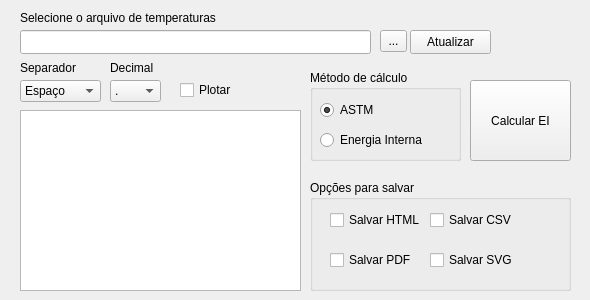
<?xml version="1.0" encoding="UTF-8"?>
<ui version="4.0">
 <class>MainWindow</class>
 <widget class="QMainWindow" name="MainWindow">
  <property name="geometry">
   <rect>
    <x>0</x>
    <y>0</y>
    <width>590</width>
    <height>300</height>
   </rect>
  </property>
  <property name="minimumSize">
   <size>
    <width>590</width>
    <height>300</height>
   </size>
  </property>
  <property name="maximumSize">
   <size>
    <width>590</width>
    <height>300</height>
   </size>
  </property>
  <property name="windowTitle">
   <string>Calcular EI</string>
  </property>
  <widget class="QWidget" name="centralwidget">
   <property name="sizePolicy">
    <sizepolicy hsizetype="Fixed" vsizetype="Fixed">
     <horstretch>0</horstretch>
     <verstretch>0</verstretch>
    </sizepolicy>
   </property>
   <widget class="QLabel" name="label">
    <property name="geometry">
     <rect>
      <x>20</x>
      <y>10</y>
      <width>589</width>
      <height>16</height>
     </rect>
    </property>
    <property name="text">
     <string>Selecione o arquivo de temperaturas</string>
    </property>
   </widget>
   <widget class="QLineEdit" name="lineEdit">
    <property name="geometry">
     <rect>
      <x>20</x>
      <y>30</y>
      <width>351</width>
      <height>24</height>
     </rect>
    </property>
   </widget>
   <widget class="QToolButton" name="toolButton">
    <property name="geometry">
     <rect>
      <x>380</x>
      <y>30</y>
      <width>27</width>
      <height>22</height>
     </rect>
    </property>
    <property name="text">
     <string>...</string>
    </property>
   </widget>
   <widget class="QComboBox" name="comboBoxDecimal">
    <property name="geometry">
     <rect>
      <x>110</x>
      <y>80</y>
      <width>51</width>
      <height>22</height>
     </rect>
    </property>
    <item>
     <property name="text">
      <string>.</string>
     </property>
    </item>
    <item>
     <property name="text">
      <string>,</string>
     </property>
    </item>
   </widget>
   <widget class="QLabel" name="label_4">
    <property name="geometry">
     <rect>
      <x>110</x>
      <y>60</y>
      <width>81</width>
      <height>16</height>
     </rect>
    </property>
    <property name="text">
     <string>Decimal</string>
    </property>
   </widget>
   <widget class="QLabel" name="label_3">
    <property name="geometry">
     <rect>
      <x>20</x>
      <y>60</y>
      <width>71</width>
      <height>16</height>
     </rect>
    </property>
    <property name="text">
     <string>Separador</string>
    </property>
   </widget>
   <widget class="QComboBox" name="comboBoxSep">
    <property name="geometry">
     <rect>
      <x>20</x>
      <y>80</y>
      <width>81</width>
      <height>22</height>
     </rect>
    </property>
    <item>
     <property name="text">
      <string>Espaço</string>
     </property>
    </item>
    <item>
     <property name="text">
      <string>;</string>
     </property>
    </item>
    <item>
     <property name="text">
      <string>,</string>
     </property>
    </item>
   </widget>
   <widget class="QPushButton" name="btnCalcular">
    <property name="geometry">
     <rect>
      <x>470</x>
      <y>80</y>
      <width>101</width>
      <height>81</height>
     </rect>
    </property>
    <property name="text">
     <string>Calcular EI</string>
    </property>
   </widget>
   <widget class="QListWidget" name="listFiles">
    <property name="geometry">
     <rect>
      <x>20</x>
      <y>110</y>
      <width>281</width>
      <height>181</height>
     </rect>
    </property>
    <property name="selectionMode">
     <enum>QAbstractItemView::MultiSelection</enum>
    </property>
   </widget>
   <widget class="QPushButton" name="btnAtualizar">
    <property name="geometry">
     <rect>
      <x>410</x>
      <y>30</y>
      <width>81</width>
      <height>24</height>
     </rect>
    </property>
    <property name="text">
     <string>Atualizar</string>
    </property>
   </widget>
   <widget class="QGroupBox" name="groupBox">
    <property name="geometry">
     <rect>
      <x>310</x>
      <y>180</y>
      <width>261</width>
      <height>111</height>
     </rect>
    </property>
    <property name="title">
     <string>Opções para salvar</string>
    </property>
    <widget class="QCheckBox" name="checkBoxSVG">
     <property name="geometry">
      <rect>
       <x>120</x>
       <y>70</y>
       <width>111</width>
       <height>20</height>
      </rect>
     </property>
     <property name="text">
      <string>Salvar SVG</string>
     </property>
    </widget>
    <widget class="QCheckBox" name="checkBoxPDF">
     <property name="geometry">
      <rect>
       <x>20</x>
       <y>70</y>
       <width>111</width>
       <height>20</height>
      </rect>
     </property>
     <property name="text">
      <string>Salvar PDF</string>
     </property>
    </widget>
    <widget class="QCheckBox" name="checkBoxCSV">
     <property name="geometry">
      <rect>
       <x>120</x>
       <y>30</y>
       <width>111</width>
       <height>20</height>
      </rect>
     </property>
     <property name="text">
      <string>Salvar CSV</string>
     </property>
    </widget>
    <widget class="QCheckBox" name="checkBoxHTML">
     <property name="geometry">
      <rect>
       <x>20</x>
       <y>30</y>
       <width>111</width>
       <height>20</height>
      </rect>
     </property>
     <property name="text">
      <string>Salvar HTML</string>
     </property>
    </widget>
   </widget>
   <widget class="QGroupBox" name="groupBox_2">
    <property name="geometry">
     <rect>
      <x>310</x>
      <y>70</y>
      <width>151</width>
      <height>91</height>
     </rect>
    </property>
    <property name="title">
     <string>Método de cálculo</string>
    </property>
    <widget class="QRadioButton" name="radioButtonASTM">
     <property name="geometry">
      <rect>
       <x>10</x>
       <y>30</y>
       <width>95</width>
       <height>20</height>
      </rect>
     </property>
     <property name="text">
      <string>ASTM</string>
     </property>
     <property name="checked">
      <bool>true</bool>
     </property>
    </widget>
    <widget class="QRadioButton" name="radioButtonEnergia">
     <property name="geometry">
      <rect>
       <x>10</x>
       <y>60</y>
       <width>121</width>
       <height>20</height>
      </rect>
     </property>
     <property name="text">
      <string>Energia Interna</string>
     </property>
    </widget>
   </widget>
   <widget class="QCheckBox" name="checkBoxPlotar">
    <property name="geometry">
     <rect>
      <x>180</x>
      <y>80</y>
      <width>111</width>
      <height>20</height>
     </rect>
    </property>
    <property name="text">
     <string>Plotar</string>
    </property>
    <property name="checked">
     <bool>false</bool>
    </property>
   </widget>
  </widget>
 </widget>
 <resources/>
 <connections/>
</ui>
